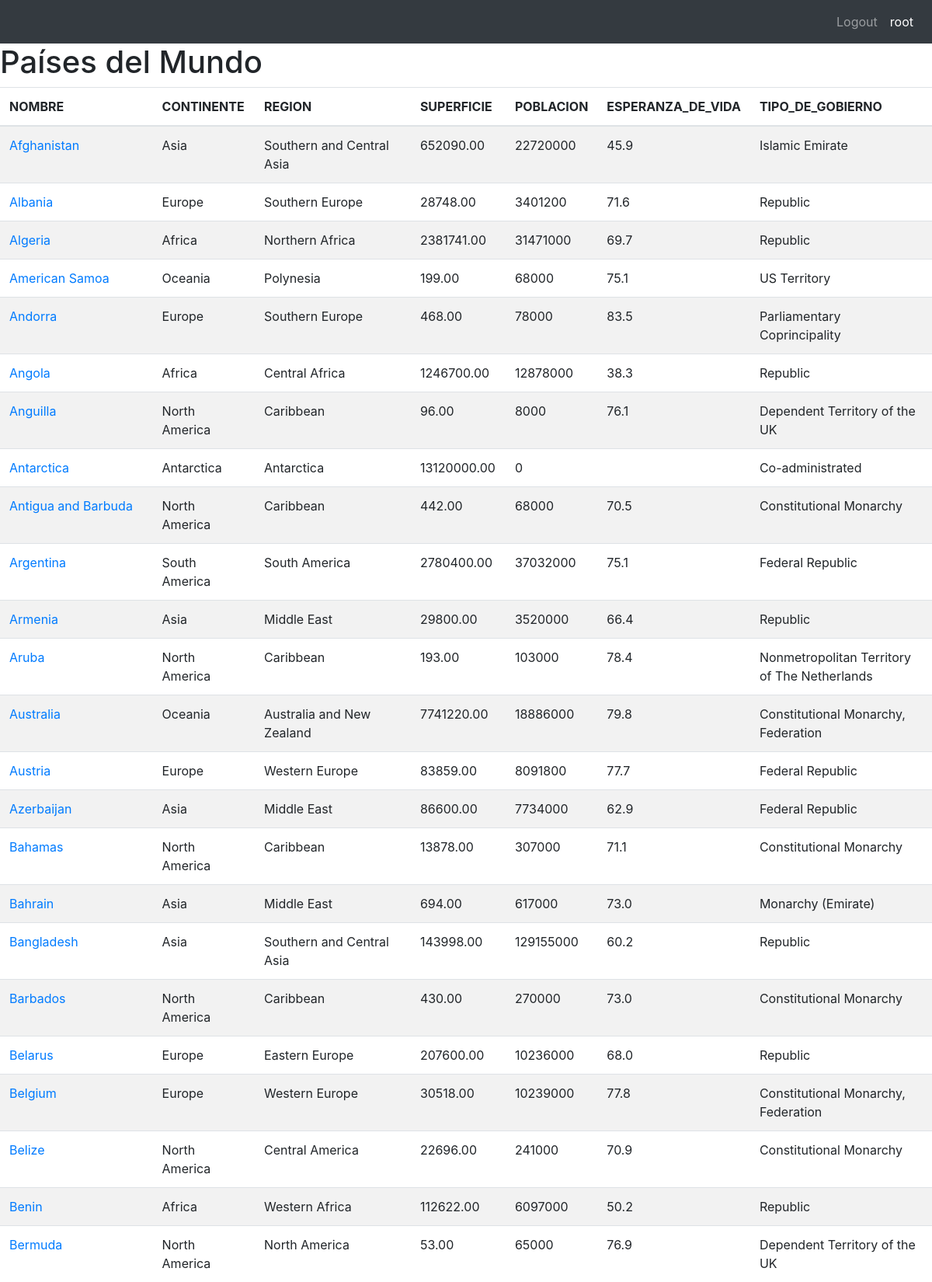
Page /world/private.php (signed in, upper part) on the committed database.
### tables this page shows
CREATE TABLE `country` (
  `Code` char(3) NOT NULL DEFAULT '',
  `Name` char(52) NOT NULL DEFAULT '',
  `Continent` enum('Asia','Europe','North America','Africa','Oceania','Antarctica','South America') NOT NULL DEFAULT 'Asia',
  `Region` char(26) NOT NULL DEFAULT '',
  `SurfaceArea` decimal(10,2) NOT NULL DEFAULT '0.00',
  `IndepYear` smallint DEFAULT NULL,
  `Population` int NOT NULL DEFAULT '0',
  `LifeExpectancy` decimal(3,1) DEFAULT NULL,
  `GNP` decimal(10,2) DEFAULT NULL,
  `GNPOld` decimal(10,2) DEFAULT NULL,
  `LocalName` char(45) NOT NULL DEFAULT '',
  `GovernmentForm` char(45) NOT NULL DEFAULT '',
  `HeadOfState` char(60) DEFAULT NULL,
  `Capital` int DEFAULT NULL,
  `Code2` char(2) NOT NULL DEFAULT '',
  PRIMARY KEY (`Code`)
);

### world/private.php (the view, shortened to what this page needs)
<!DOCTYPE html>
<html lang="en">
<head>
    <link rel="stylesheet" href="https://maxcdn.bootstrapcdn.com/bootstrap/4.4.1/css/bootstrap.min.css" />
</head>
<body>
    <nav class="navbar  navbar-expand-sm bg-dark navbar-dark justify-content-end ">
        <ul class="navbar-nav">
            <li class="nav-item">
                <a class="nav-link" href="salir.php">Logout</a>
            </li>
            <li class="nav-item active">
                <a class="nav-link" href="#"><?php echo $_SESSION['user']; ?></a>
            </li>
        </ul>
    </nav>
    <h1>Países del Mundo</h1>
    <?php
  include('config.php');
  $link = new PDO('mysql:host=' . $db_hostname . ';dbname=' . $db_nombre,  $db_usuario, $db_clave, $opciones);
  ?>
    <table class="table table-striped">
        <thead>
            <tr>
                <th>NOMBRE</th>
                <th>CONTINENTE</th>
                <th>REGION</th>
                <th>SUPERFICIE</th>
                <th>POBLACION</th>
                <th>ESPERANZA_DE_VIDA</th>
                <th>TIPO_DE_GOBIERNO</th>
            </tr>
        </thead>
        <?php
    foreach ($link->query('SELECT * from country ORDER BY name') as $row) {
    ?>
        <tr>
            <td><a href="paises.php/?valor=<?php echo $row['Code'] ?>"><?php echo $row['Name']
                                                                    ?></a>
            </td>
            <td><?php echo $row['Continent'] ?></td>
            <td><?php echo $row['Region'] ?></td>
            <td><?php echo $row['SurfaceArea'] ?></td>
            <td><?php echo $row['Population'] ?></td>
            <td><?php echo $row['LifeExpectancy'] ?></td>
            <td><?php echo $row['GovernmentForm'] ?></td>
        </tr>
        <?php
    }
    ?>
    </table>
</body>
</html>

### rows in the picture
country: Name "Afghanistan", Continent "Asia", Region "Southern and Central Asia", SurfaceArea "652090.00", Population "22720000", LifeExpectancy "45.9", GovernmentForm "Islamic Emirate"
country: Name "Albania", Continent "Europe", Region "Southern Europe", SurfaceArea "28748.00", Population "3401200", LifeExpectancy "71.6", GovernmentForm "Republic"
country: Name "Algeria", Continent "Africa", Region "Northern Africa", SurfaceArea "2381741.00", Population "31471000", LifeExpectancy "69.7", GovernmentForm "Republic"
country: Name "American Samoa", Continent "Oceania", Region "Polynesia", SurfaceArea "199.00", Population "68000", LifeExpectancy "75.1", GovernmentForm "US Territory"
country: Name "Andorra", Continent "Europe", Region "Southern Europe", SurfaceArea "468.00", Population "78000", LifeExpectancy "83.5", GovernmentForm "Parliamentary Coprincipality"
country: Name "Angola", Continent "Africa", Region "Central Africa", SurfaceArea "1246700.00", Population "12878000", LifeExpectancy "38.3", GovernmentForm "Republic"
country: Name "Anguilla", Continent "North America", Region "Caribbean", SurfaceArea "96.00", Population "8000", LifeExpectancy "76.1", GovernmentForm "Dependent Territory of the UK"
country: Name "Antarctica", Continent "Antarctica", Region "Antarctica", SurfaceArea "13120000.00", Population "0", GovernmentForm "Co-administrated"
country: Name "Antigua and Barbuda", Continent "North America", Region "Caribbean", SurfaceArea "442.00", Population "68000", LifeExpectancy "70.5", GovernmentForm "Constitutional Monarchy"
country: Name "Argentina", Continent "South America", Region "South America", SurfaceArea "2780400.00", Population "37032000", LifeExpectancy "75.1", GovernmentForm "Federal Republic"
country: Name "Armenia", Continent "Asia", Region "Middle East", SurfaceArea "29800.00", Population "3520000", LifeExpectancy "66.4", GovernmentForm "Republic"
country: Name "Aruba", Continent "North America", Region "Caribbean", SurfaceArea "193.00", Population "103000", LifeExpectancy "78.4", GovernmentForm "Nonmetropolitan Territory of The Netherlands"
country: Name "Australia", Continent "Oceania", Region "Australia and New Zealand", SurfaceArea "7741220.00", Population "18886000", LifeExpectancy "79.8", GovernmentForm "Constitutional Monarchy, Federation"
country: Name "Austria", Continent "Europe", Region "Western Europe", SurfaceArea "83859.00", Population "8091800", LifeExpectancy "77.7", GovernmentForm "Federal Republic"
country: Name "Azerbaijan", Continent "Asia", Region "Middle East", SurfaceArea "86600.00", Population "7734000", LifeExpectancy "62.9", GovernmentForm "Federal Republic"
country: Name "Bahamas", Continent "North America", Region "Caribbean", SurfaceArea "13878.00", Population "307000", LifeExpectancy "71.1", GovernmentForm "Constitutional Monarchy"
country: Name "Bahrain", Continent "Asia", Region "Middle East", SurfaceArea "694.00", Population "617000", LifeExpectancy "73.0", GovernmentForm "Monarchy (Emirate)"
country: Name "Bangladesh", Continent "Asia", Region "Southern and Central Asia", SurfaceArea "143998.00", Population "129155000", LifeExpectancy "60.2", GovernmentForm "Republic"
country: Name "Barbados", Continent "North America", Region "Caribbean", SurfaceArea "430.00", Population "270000", LifeExpectancy "73.0", GovernmentForm "Constitutional Monarchy"
country: Name "Belarus", Continent "Europe", Region "Eastern Europe", SurfaceArea "207600.00", Population "10236000", LifeExpectancy "68.0", GovernmentForm "Republic"
country: Name "Belgium", Continent "Europe", Region "Western Europe", SurfaceArea "30518.00", Population "10239000", LifeExpectancy "77.8", GovernmentForm "Constitutional Monarchy, Federation"
country: Name "Belize", Continent "North America", Region "Central America", SurfaceArea "22696.00", Population "241000", LifeExpectancy "70.9", GovernmentForm "Constitutional Monarchy"
country: Name "Benin", Continent "Africa", Region "Western Africa", SurfaceArea "112622.00", Population "6097000", LifeExpectancy "50.2", GovernmentForm "Republic"
country: Name "Bermuda", Continent "North America", Region "North America", SurfaceArea "53.00", Population "65000", LifeExpectancy "76.9", GovernmentForm "Dependent Territory of the UK"

### other values in the picture
$_SESSION['user'] "root"
